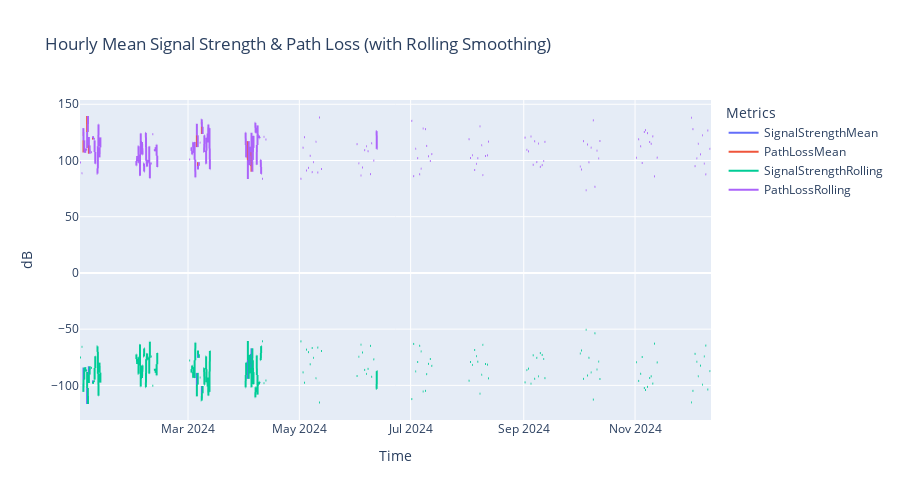

Source (notebook cell):
### Code cell
# Ensure required data availability
import pandas as pd
import numpy as np
import matplotlib.pyplot as plt
import seaborn as sns
import plotly.express as px

# Choose the engineered DataFrame if available; fall back to raw df
_df = None
for cand in ['df_engineered', 'df_clean', 'df']:
    if cand in globals():
        _df = globals()[cand].copy()
        break

if _df is None:
    raise RuntimeError("No dataframe (df_engineered/df_clean/df) found for time-based analysis.")

# Confirm Timestamp dtype
if not np.issubdtype(_df['Timestamp'].dtype, np.datetime64):
    _df['Timestamp'] = pd.to_datetime(_df['Timestamp'])

# Derive path loss if missing
if 'Path Loss (dB)' not in _df.columns and 'Signal Strength (dBm)' in _df.columns:
    _df['Path Loss (dB)'] = P_tx_dBm - _df['Signal Strength (dBm)']

# Sort by time
_df = _df.sort_values('Timestamp')

# Optionally resample to reduce noise if very granular (< second level). We'll do hourly mean.
_df_hourly = _df.set_index('Timestamp').resample('H').agg({
    'Signal Strength (dBm)': 'mean',
    'Path Loss (dB)': 'mean'
}).rename(columns={'Signal Strength (dBm)': 'SignalStrengthMean', 'Path Loss (dB)': 'PathLossMean'})

# Hour-of-day aggregation
_df['hour'] = _df['Timestamp'].dt.hour
hourly_stats = _df.groupby('hour').agg({'Signal Strength (dBm)': 'mean', 'Path Loss (dB)': 'mean'}).reset_index()

# Day-of-week vs hour heatmap matrix
_df['day_of_week'] = _df['Timestamp'].dt.dayofweek
heat_matrix = _df.pivot_table(index='day_of_week', columns='hour', values='Signal Strength (dBm)', aggfunc='mean')

# Rolling window (12 samples or 12 hours depending on data density)
window = min(12, max(3, int(len(_df_hourly) / 10)))
_df_hourly['SignalStrengthRolling'] = _df_hourly['SignalStrengthMean'].rolling(window, min_periods=1).mean()
_df_hourly['PathLossRolling'] = _df_hourly['PathLossMean'].rolling(window, min_periods=1).mean()

# 1. Raw/Resampled Line Plot (Plotly)
fig_ts = px.line(
    _df_hourly.reset_index(),
    x='Timestamp',
    y=['SignalStrengthMean', 'PathLossMean', 'SignalStrengthRolling', 'PathLossRolling'],
    title='Hourly Mean Signal Strength & Path Loss (with Rolling Smoothing)',
    labels={'value': 'dB', 'Timestamp': 'Time'},
)
fig_ts.update_layout(legend_title_text='Metrics', height=500)
fig_ts.show()

# 2. Hour-of-Day Bar Chart
plt.figure(figsize=(12,5))
ax1 = plt.gca()
ax1.bar(hourly_stats['hour'] - 0.15, hourly_stats['Signal Strength (dBm)'], width=0.3, label='Avg Signal Strength')
ax1.bar(hourly_stats['hour'] + 0.15, hourly_stats['Path Loss (dB)'], width=0.3, label='Avg Path Loss')
ax1.set_xticks(range(0,24))
ax1.set_xlabel('Hour of Day')
ax1.set_ylabel('dB')
ax1.set_title('Hour-of-Day Average Signal Strength & Path Loss')
ax1.legend()
plt.show()

# 3. Day-of-Week vs Hour Heatmap
plt.figure(figsize=(14,6))
sns.heatmap(heat_matrix, cmap='viridis', annot=False)
plt.title('Signal Strength Heatmap (Day-of-Week vs Hour)')
plt.xlabel('Hour of Day')
plt.ylabel('Day of Week (0=Mon)')
plt.show()

# 4. Distribution of Signal Strength by Hour (Boxplot)
plt.figure(figsize=(14,6))
sns.boxplot(data=_df, x='hour', y='Signal Strength (dBm)')
plt.title('Signal Strength Distribution by Hour')
plt.xlabel('Hour of Day')
plt.ylabel('Signal Strength (dBm)')
plt.show()

print("Time-based analysis complete: generated line, bar, heatmap, and boxplot visualizations.")

### Figure 1 — Plotly figure (JSON) as saved in the notebook; plotly's stock layout.template omitted (floating-point values rounded to 4 significant figures; data arrays with more than 128 entries replaced by an {"elided": "..."} marker saying what was removed)
{"data": [{"hovertemplate": "variable=SignalStrengthMean<br>Time=%{x}<br>dB=%{y}<extra></extra>", "legendgroup": "SignalStrengthMean", "line": {"color": "#636efa", "dash": "solid"}, "marker": {"symbol": "circle"}, "mode": "lines", "name": "SignalStrengthMean", "showlegend": true, "type": "scattergl", "x": {"elided": "8301 str values"}, "xaxis": "x", "y": {"elided": "8301 float values"}, "yaxis": "y"}, {"hovertemplate": "variable=PathLossMean<br>Time=%{x}<br>dB=%{y}<extra></extra>", "legendgroup": "PathLossMean", "line": {"color": "#EF553B", "dash": "solid"}, "marker": {"symbol": "circle"}, "mode": "lines", "name": "PathLossMean", "showlegend": true, "type": "scattergl", "x": {"elided": "8301 str values"}, "xaxis": "x", "y": {"elided": "8301 float values"}, "yaxis": "y"}, {"hovertemplate": "variable=SignalStrengthRolling<br>Time=%{x}<br>dB=%{y}<extra></extra>", "legendgroup": "SignalStrengthRolling", "line": {"color": "#00cc96", "dash": "solid"}, "marker": {"symbol": "circle"}, "mode": "lines", "name": "SignalStrengthRolling", "showlegend": true, "type": "scattergl", "x": {"elided": "8301 str values"}, "xaxis": "x", "y": {"elided": "8301 float values"}, "yaxis": "y"}, {"hovertemplate": "variable=PathLossRolling<br>Time=%{x}<br>dB=%{y}<extra></extra>", "legendgroup": "PathLossRolling", "line": {"color": "#ab63fa", "dash": "solid"}, "marker": {"symbol": "circle"}, "mode": "lines", "name": "PathLossRolling", "showlegend": true, "type": "scattergl", "x": {"elided": "8301 str values"}, "xaxis": "x", "y": {"elided": "8301 float values"}, "yaxis": "y"}], "layout": {"height": 500, "legend": {"title": {"text": "Metrics"}, "tracegroupgap": 0}, "title": {"text": "Hourly Mean Signal Strength & Path Loss (with Rolling Smoothing)"}, "xaxis": {"anchor": "y", "domain": [0, 1], "title": {"text": "Time"}}, "yaxis": {"anchor": "x", "domain": [0, 1], "title": {"text": "dB"}}}}
